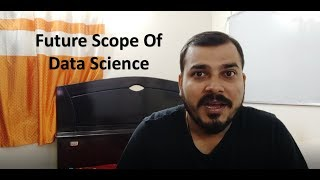
#> input picture Face-Recognition-Attendance-Projects-main/Training_images/Krish Naik.jpg, 320 x 180 px, given in place of the camera
$ jupyter execute main.ipynb
#> lines starting #> are read from the running program, lines starting #| are printed output that depends on the picture
[cell 1]
import numpy as np
import cv2
import imutils
import datetime

body_classifier = cv2.CascadeClassifier('haarcascade_fullbody.xml')
cap = cv2.VideoCapture(0)
ds_factor=0.6
# Loop once video is successfully loaded
while cap.isOpened():
    # Reading the each frame of the video
    ret, frame = cap.read()
#> frame is the input picture: shape (180, 320, 3); mean B, G, R 95.1, 105.5, 118.9
    # here we are resizing the frame, to half of its size, we are doing to speed up the classification
    # as larger images have lot more windows to slide over, so in overall we reducing the resolution
    #of video by half that’s what 0.5 indicate, and we are also using quicker interpolation method that is #interlinear
    frame=cv2.resize(frame,None,fx=ds_factor,fy=ds_factor,interpolation=cv2.INTER_AREA)
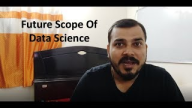
#> frame: shape (108, 192, 3); mean B, G, R 95.1, 105.5, 118.9
    gray=cv2.cvtColor(frame,cv2.COLOR_BGR2GRAY)
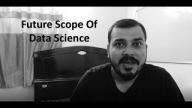
#> gray: shape (108, 192); min 0, max 255, mean 108.4
    # Pass frame to our body classifier
    bodies = body_classifier.detectMultiScale(gray, 1.2, 3)
#> bodies = ()
    b=np.array(bodies)
#> b = empty array
    print(b)
    # Extract bounding boxes for any bodies identified
    for (x,y,w,h) in bodies:
        cv2.rectangle(frame, (x, y), (x+w, y+h), (0, 255, 255), 2)
        cv2.imshow('Pedestrians', frame)
        if len(bodies)>0:
            body_exist=True
        key = cv2.waitKey(1) & 0xFF
        if body_exist:
            cv2.putText(frame, datetime.datetime.now().strftime("%A %d %B %Y %I:%M:%S%p"),
            (10, frame.shape[0] - 10), cv2.FONT_HERSHEY_SIMPLEX, 0.35, (0, 0, 255), 1)
        else:
            print(NO_BODY_DETECTION)
#> this loop made 0 passes
    cv2.imshow('Video', frame)
    if cv2.waitKey(1) and 0xFF == ord('q'):
#> (key q is pressed here)
        break
cap.release()
cv2.destroyAllWindows()

$ run again, on Face-Recognition-Attendance-Projects-main/Training_images/Kshitij.jpg
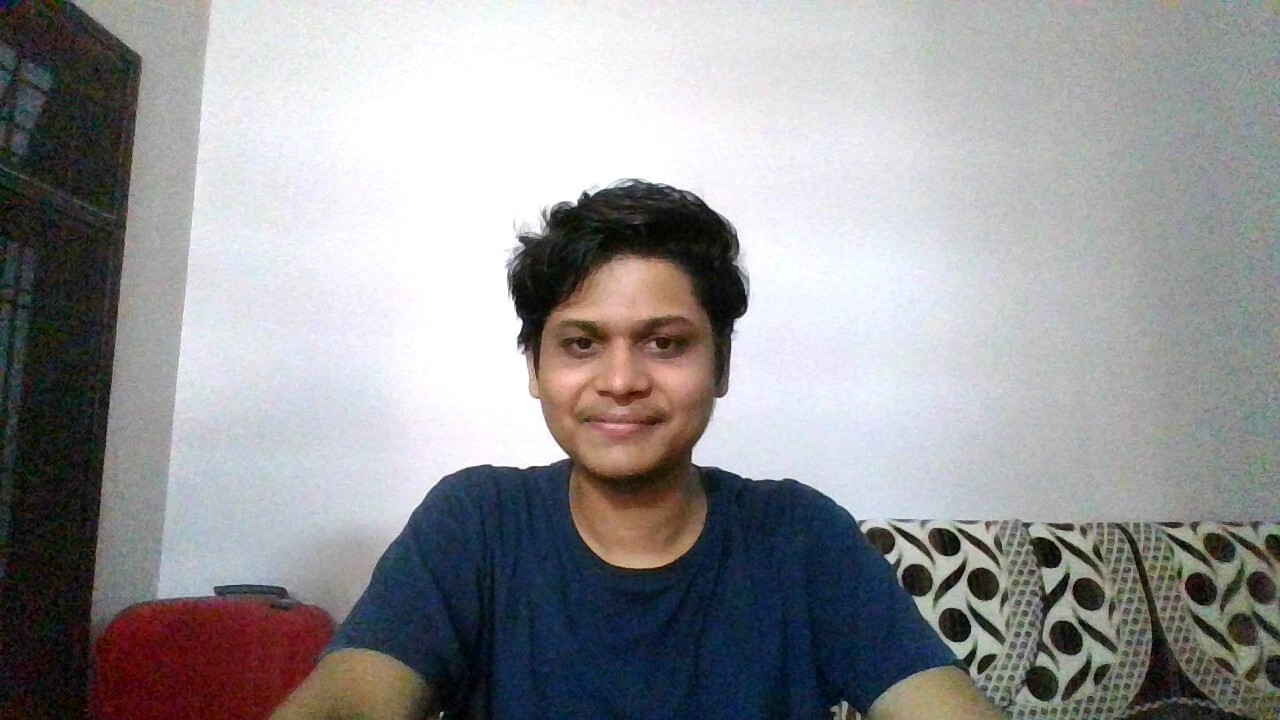
#> input picture Face-Recognition-Attendance-Projects-main/Training_images/Kshitij.jpg, 1280 x 720 px, given in place of the camera
#> frame is the input picture: shape (720, 1280, 3); mean B, G, R 150.6, 148.4, 149.1
#> frame: shape (432, 768, 3)
#> `gray=cv2.cvtColor(frame,cv2.COLOR_BGR2GRAY)`:
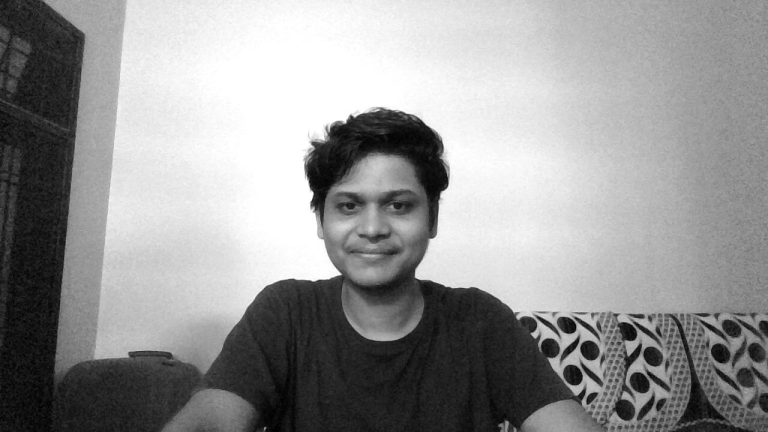
#> gray: shape (432, 768); min 0, max 255, mean 148.9
#> bodies = ()
#> b = empty array

$ run again, on Face-Recognition-Attendance-Projects-main/Training_images/Sudhanshu.jpg
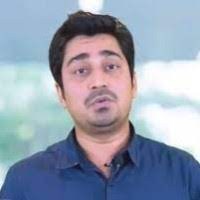
#> input picture Face-Recognition-Attendance-Projects-main/Training_images/Sudhanshu.jpg, 200 x 200 px, given in place of the camera
#> frame is the input picture: shape (200, 200, 3); mean B, G, R 174.7, 156.9, 147.3
#> `frame=cv2.resize(frame,None,fx=ds_factor,fy=ds_factor,interpolation=cv..`:
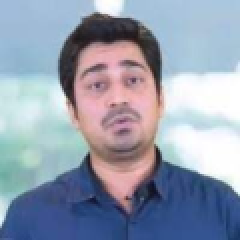
#> frame: shape (120, 120, 3) (shown 2 times larger); mean B, G, R 174.7, 156.9, 147.3
#> `gray=cv2.cvtColor(frame,cv2.COLOR_BGR2GRAY)`:
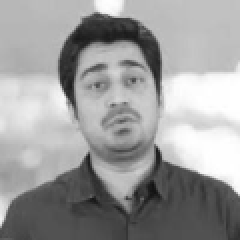
#> gray: shape (120, 120) (shown 2 times larger); min 18, max 255, mean 156.1
#> bodies = ()
#> b = empty array
